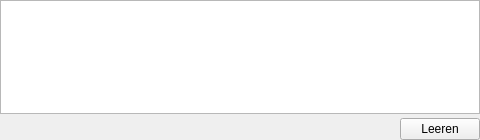
<?xml version="1.0" encoding="UTF-8"?>
<ui version="4.0">
 <class>EventLogPanel</class>
 <widget class="QWidget" name="EventLogPanel">
  <property name="geometry">
   <rect>
    <x>0</x>
    <y>0</y>
    <width>480</width>
    <height>140</height>
   </rect>
  </property>
  <layout class="QVBoxLayout" name="layoutEventLogPanel">
   <property name="spacing">
    <number>4</number>
   </property>
   <property name="leftMargin">
    <number>0</number>
   </property>
   <property name="topMargin">
    <number>0</number>
   </property>
   <property name="rightMargin">
    <number>0</number>
   </property>
   <property name="bottomMargin">
    <number>0</number>
   </property>
   <item>
    <widget class="QPlainTextEdit" name="editLog">
     <property name="readOnly">
      <bool>true</bool>
     </property>
     <property name="maximumBlockCount">
      <number>500</number>
     </property>
     <property name="lineWrapMode">
      <enum>QPlainTextEdit::LineWrapMode::WidgetWidth</enum>
     </property>
    </widget>
   </item>
   <item alignment="Qt::AlignRight">
    <widget class="QPushButton" name="buttonClear">
     <property name="autoDefault">
      <bool>false</bool>
     </property>
     <property name="text">
      <string>Leeren</string>
     </property>
     <property name="toolTip">
      <string>Ereignisprotokoll leeren</string>
     </property>
    </widget>
   </item>
  </layout>
 </widget>
 <resources/>
 <connections/>
</ui>
